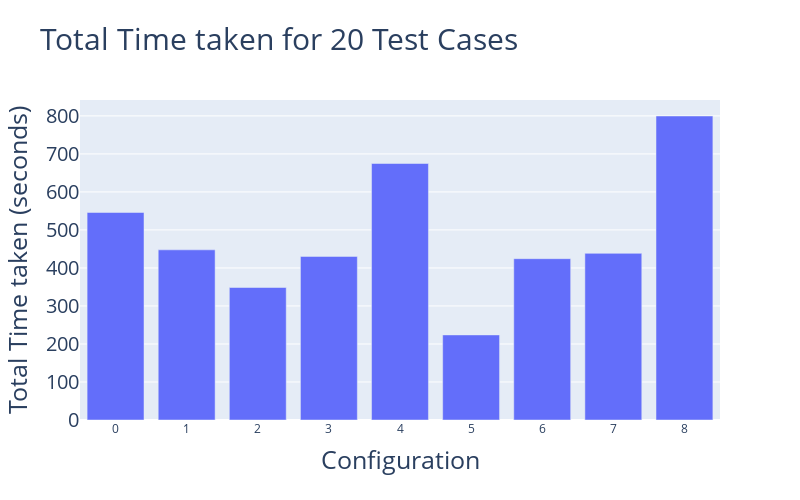

This figure's notebook cell:
### Code cell
fig = px.bar(df, x='index', y='total_time', title='Total Time taken for 20 Test Cases',
             labels={'index': 'Id', 'total_time': 'Total Time'}, width=800, height=500)

fig.update_layout(xaxis_title='Configuration', yaxis_title='Total Time taken (seconds)', showlegend=False, bargap=0.2,
                    xaxis=dict(tickmode='linear', tick0=0, dtick=1),
                    yaxis=dict(tickfont=dict(size=20)),
                    yaxis_title_font=dict(size=25),
                    xaxis_title_font=dict(size=25),
                    title_font=dict(size=30))

fig.show()
fig.write_image("total_time.png", width=1200, height=800, scale=2)  # Adjust width, height, and scale as needed

### Figure 1 — Plotly figure (JSON) as saved in the notebook; plotly's stock layout.template omitted (floating-point values rounded to 4 significant figures)
{"data": [{"alignmentgroup": "True", "hovertemplate": "Id=%{x}<br>Total Time=%{y}<extra></extra>", "legendgroup": "", "marker": {"color": "#636efa", "pattern": {"shape": ""}}, "name": "", "offsetgroup": "", "orientation": "v", "showlegend": false, "textposition": "auto", "type": "bar", "x": [0, 1, 2, 3, 4, 5, 6, 7, 8], "xaxis": "x", "y": [545.9, 447.7, 348.6, 430.3, 674.8, 223.9, 424.4, 438.4, 799.7], "yaxis": "y"}], "layout": {"bargap": 0.2, "barmode": "relative", "height": 500, "legend": {"tracegroupgap": 0}, "showlegend": false, "title": {"font": {"size": 30}, "text": "Total Time taken for 20 Test Cases"}, "width": 800, "xaxis": {"anchor": "y", "domain": [0, 1], "dtick": 1, "tick0": 0, "tickmode": "linear", "title": {"font": {"size": 25}, "text": "Configuration"}}, "yaxis": {"anchor": "x", "domain": [0, 1], "tickfont": {"size": 20}, "title": {"font": {"size": 25}, "text": "Total Time taken (seconds)"}}}}
